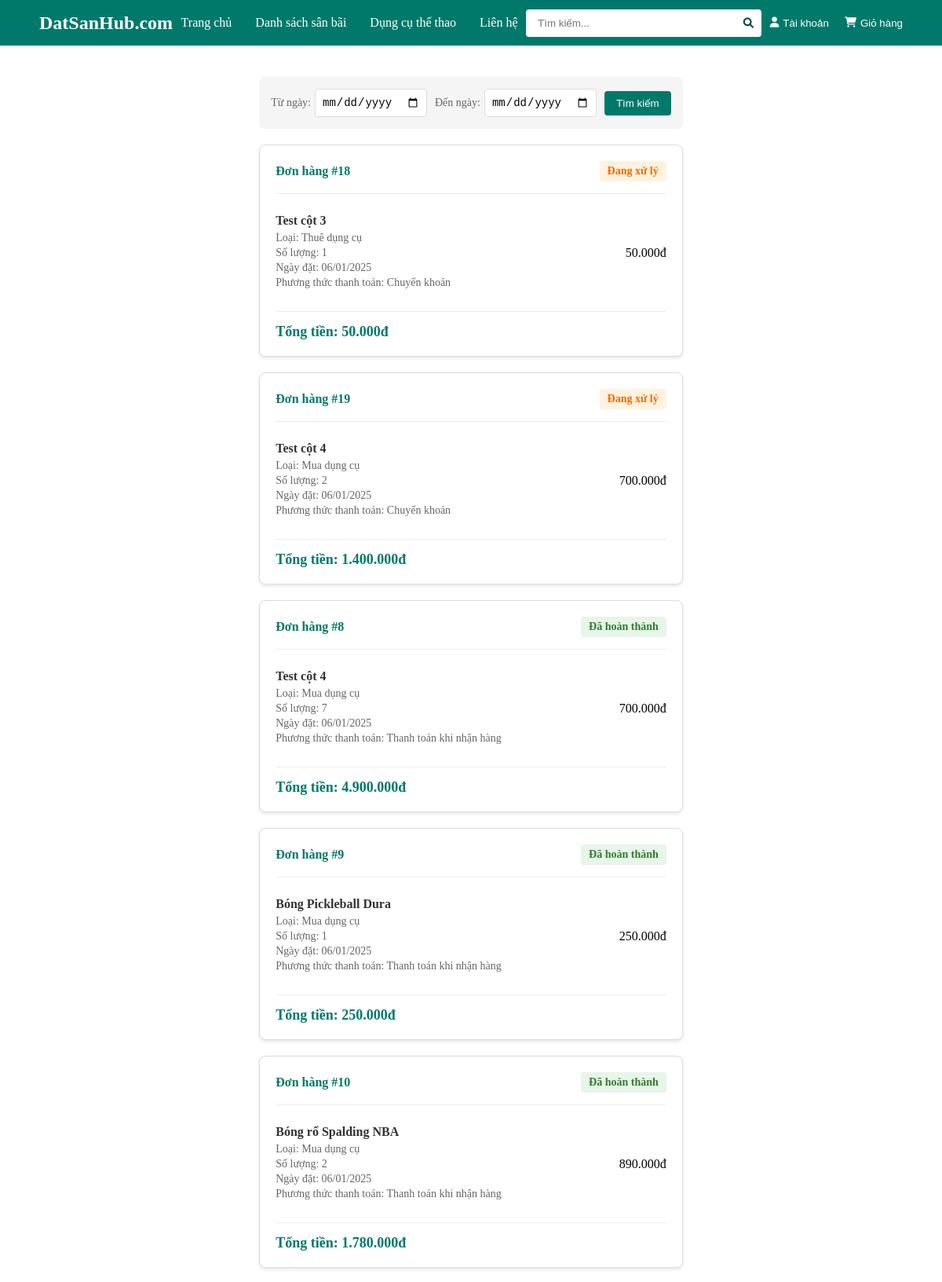
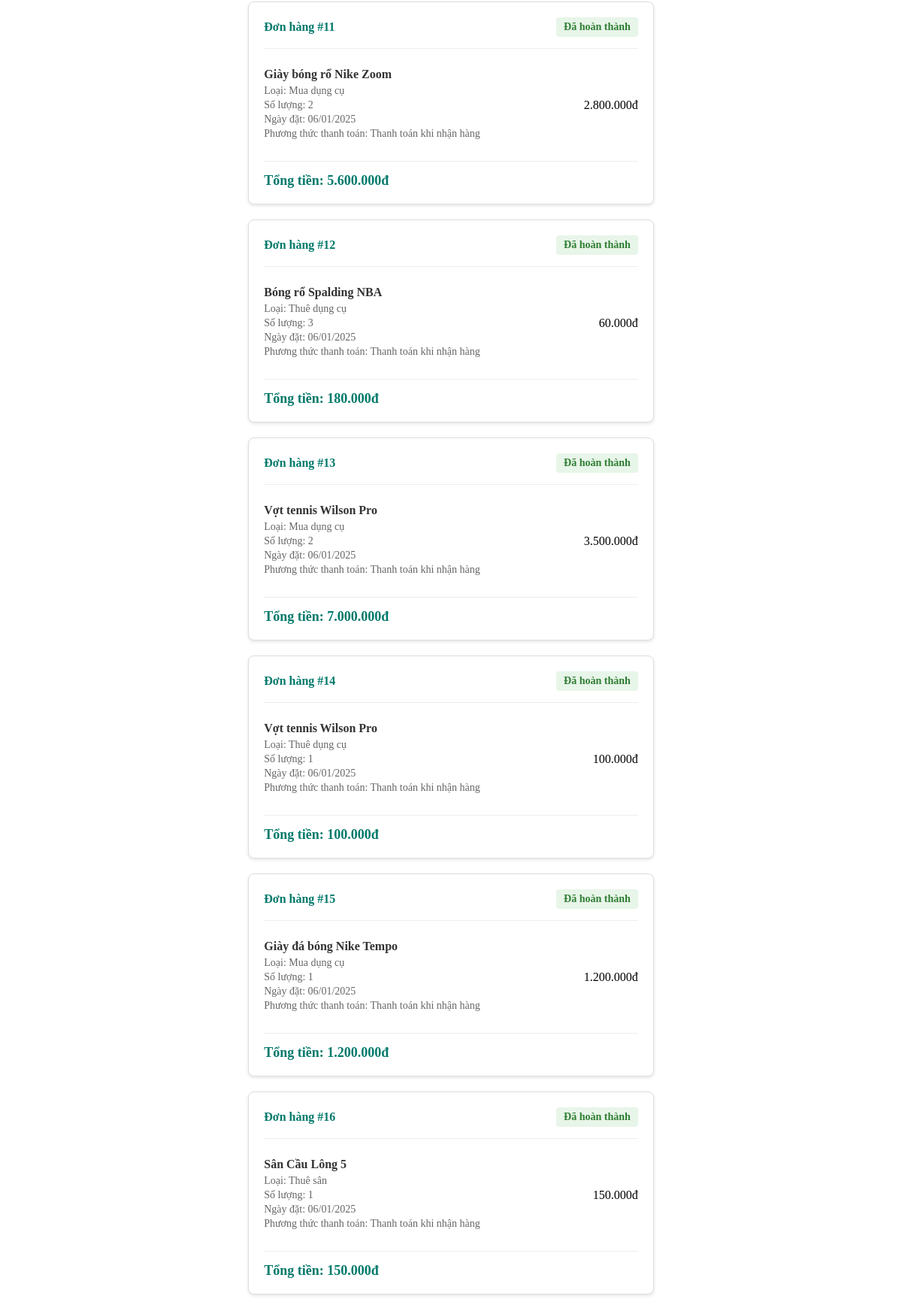
/donhang.php (signed in, upper part), run on the app's committed database (2 pictures, top to bottom).
### tables this page shows
CREATE TABLE IF NOT EXISTS `tbl_donhang` (
  `id_DonHang` int NOT NULL AUTO_INCREMENT,
  `id_TK` int NOT NULL,
  `id_San` int DEFAULT NULL,
  `id_DungCu` int DEFAULT NULL,
  `type` varchar(20) NOT NULL,
  `action_type` varchar(20) DEFAULT NULL,
  `name` varchar(255) NOT NULL,
  `quantity` int NOT NULL DEFAULT '1',
  `price` double NOT NULL,
  `total_price` double NOT NULL,
  `payment_method` varchar(50) NOT NULL,
  `payment_status` enum('pending','paid','cancelled') NOT NULL DEFAULT 'pending',
  `order_status` enum('pending','success','cancelled') NOT NULL DEFAULT 'pending',
  `receiver_name` varchar(255) NOT NULL,
  `phone` varchar(15) NOT NULL,
  `address` text NOT NULL,
  `note` text,
  `created_at` timestamp NULL DEFAULT CURRENT_TIMESTAMP,
  `booking_date` date DEFAULT NULL,
  `start_time` time DEFAULT NULL,
  `end_time` time DEFAULT NULL,
  `duration` int DEFAULT NULL,
  PRIMARY KEY (`id_DonHang`),
  KEY `id_TK` (`id_TK`),
  KEY `id_San` (`id_San`),
  KEY `id_DungCu` (`id_DungCu`)
);

### donhang.php (the view, shortened to what this page needs)
<?php
include 'config.php';
$where_clause = "id_TK = ?";
$params = array($_SESSION['user_id']);
$types = "i";
$sql = "SELECT dh.*,
        CASE
            WHEN dh.type = 'equipment' THEN dc.Image
            WHEN dh.type = 'court' THEN s.Image
        END AS Image,
        dh.booking_date,
        dh.start_time,
        dh.end_time,
        dh.duration
        FROM tbl_donhang dh
        LEFT JOIN tbl_dungcu dc ON dh.type = 'equipment' AND dh.id_DungCu = dc.id_DungCu
        LEFT JOIN tbl_san s ON dh.type = 'court' AND dh.id_San = s.id_San
        WHERE " . $where_clause . " ORDER BY dh.created_at DESC";
$stmt = $conn->prepare($sql);
if (!empty($params)) {
    $stmt->bind_param($types, ...$params);
}
$stmt->execute();
$result = $stmt->get_result();
?>
<!DOCTYPE html>
<html lang="vi">
<head>
    <link rel="stylesheet" href="https://cdnjs.cloudflare.com/ajax/libs/font-awesome/6.0.0/css/all.min.css">
</head>
<body>
    <?php include 'navbar.php'; ?>
    <div class="container">
        <div class="search-form">
            <form method="GET" action="">
                <div class="date-range">
                    <div class="date-input">
                        <span class="date-label">Từ ngày:</span>
                        <input type="date" name="from_date"
                               value="<?php echo isset($_GET['from_date']) ? $_GET['from_date'] : ''; ?>"
                               required>
                    </div>
                    <div class="date-input">
                        <span class="date-label">Đến ngày:</span>
                        <input type="date" name="to_date"
                               value="<?php echo isset($_GET['to_date']) ? $_GET['to_date'] : ''; ?>"
                               required>
                    </div>
                </div>
                <button type="submit">Tìm kiếm</button>
            </form>
            </div>
        <?php if ($result->num_rows > 0) { ?>
            <div class="order-list">
                <?php while ($order = $result->fetch_assoc()) { ?>
            <div class="order-card">
                <div class="order-header">
                    <span class="order-id">Đơn hàng #<?php echo $order['id_DonHang']; ?></span>
                    <span class="order-status status-<?php echo $order['order_status'] ? strtolower($order['order_status']) : 'pending'; ?>">
                        <?php
                        if ($order['order_status']) {
                            switch($order['order_status']) {
                                case 'success': echo 'Đã hoàn thành'; break;
                            }
                        } else {
                            echo 'Đang xử lý';
                        }
                        ?>
                    </span>
                </div>
                <div class="order-items">
                    <div class="order-item">
                        <div class="item-details">
                            <div class="item-info">
                                        <h4><?php echo htmlspecialchars($order['name']); ?></h4>
                                        <p>Loại: <?php echo $order['type'] == 'equipment' ?
                                            ($order['action_type'] == 'buy' ? 'Mua dụng cụ' : 'Thuê dụng cụ') :
                                            'Thuê sân'; ?></p>
                                        <p>Số lượng: <?php echo $order['quantity']; ?></p>
                                        <p>Ngày đặt: <?php echo date('d/m/Y', strtotime($order['created_at'])); ?></p>
                                        <p>Phương thức thanh toán: <?php echo $order['payment_method'] == 'cod' ? 'Thanh toán khi nhận hàng' : 'Chuyển khoản'; ?></p>
                            </div>
                        </div>
                                <div class="item-price"><?php echo number_format($order['price'], 0, ',', '.'); ?>đ</div>
                            </div>
                        </div>
                        <div class="order-total">
                            Tổng tiền: <?php echo number_format($order['total_price'], 0, ',', '.'); ?>đ
                        </div>
                    </div>
                <?php } ?>
            </div>
        <?php } ?>
    </div>
</body>
</html>

### navbar.php (shortened to what this page needs)
<head>
</head>
<nav class="navbar">
        <a href="trangchu.php" class="logo">DatSanHub.com</a>
        <div class="nav-links">
            <div class="nav-item">
                <a href="trangchu.php" class="nav-link">Trang chủ</a>
            </div>
            <div class="nav-item">
                <a href="danhsachsanbai.php" class="nav-link">Danh sách sân bãi</a>
            </div>
            <div class="nav-item">
                <a href="dungcuthethao.php" class="nav-link">Dụng cụ thể thao</a>
            </div>
            <div class="nav-item">
                <a href="lienhe.php" class="nav-link">Liên hệ</a>
            </div>
        </div>
        <div class="search-box">
            <input type="text" placeholder="Tìm kiếm...">
            <button type="button">
                <i class="fas fa-search"></i>
            </button>
        </div>
        <div class="user-actions">
            <div class="nav-item">
                <button class="account-btn">
                    <i class="fas fa-user"></i>
                    Tài khoản
                </button>
            </div>
            <button class="cart-btn" onclick="window.location.href='giohang.php'">
                <i class="fas fa-shopping-cart"></i>
                Giỏ hàng
            </button>
        </div>
    </nav>

### data on the page
tbl_donhang: id_DonHang "18", order_status "Đang xử lý", name "Test cột 3", type "Thuê dụng cụ", quantity "1", created_at "06/01/2025", payment_method "Chuyển khoản", price "50.000", total_price "50.000"
tbl_donhang: id_DonHang "19", order_status "Đang xử lý", name "Test cột 4", type "Mua dụng cụ", quantity "2", created_at "06/01/2025", payment_method "Chuyển khoản", price "700.000", total_price "1.400.000"
tbl_donhang: id_DonHang "8", order_status "Đã hoàn thành", name "Test cột 4", type "Mua dụng cụ", quantity "7", created_at "06/01/2025", payment_method "Thanh toán khi nhận hàng", price "700.000", total_price "4.900.000"
tbl_donhang: id_DonHang "9", order_status "Đã hoàn thành", name "Bóng Pickleball Dura", type "Mua dụng cụ", quantity "1", created_at "06/01/2025", payment_method "Thanh toán khi nhận hàng", price "250.000", total_price "250.000"
tbl_donhang: id_DonHang "10", order_status "Đã hoàn thành", name "Bóng rổ Spalding NBA", type "Mua dụng cụ", quantity "2", created_at "06/01/2025", payment_method "Thanh toán khi nhận hàng", price "890.000", total_price "1.780.000"
tbl_donhang: id_DonHang "11", order_status "Đã hoàn thành", name "Giày bóng rổ Nike Zoom", type "Mua dụng cụ", quantity "2", created_at "06/01/2025", payment_method "Thanh toán khi nhận hàng", price "2.800.000", total_price "5.600.000"
tbl_donhang: id_DonHang "12", order_status "Đã hoàn thành", name "Bóng rổ Spalding NBA", type "Thuê dụng cụ", quantity "3", created_at "06/01/2025", payment_method "Thanh toán khi nhận hàng", price "60.000", total_price "180.000"
tbl_donhang: id_DonHang "13", order_status "Đã hoàn thành", name "Vợt tennis Wilson Pro", type "Mua dụng cụ", quantity "2", created_at "06/01/2025", payment_method "Thanh toán khi nhận hàng", price "3.500.000", total_price "7.000.000"
tbl_donhang: id_DonHang "14", order_status "Đã hoàn thành", name "Vợt tennis Wilson Pro", type "Thuê dụng cụ", quantity "1", created_at "06/01/2025", payment_method "Thanh toán khi nhận hàng", price "100.000", total_price "100.000"
tbl_donhang: id_DonHang "15", order_status "Đã hoàn thành", name "Giày đá bóng Nike Tempo", type "Mua dụng cụ", quantity "1", created_at "06/01/2025", payment_method "Thanh toán khi nhận hàng", price "1.200.000", total_price "1.200.000"
tbl_donhang: id_DonHang "16", order_status "Đã hoàn thành", name "Sân Cầu Lông 5", type "Thuê sân", quantity "1", created_at "06/01/2025", payment_method "Thanh toán khi nhận hàng", price "150.000", total_price "150.000"
